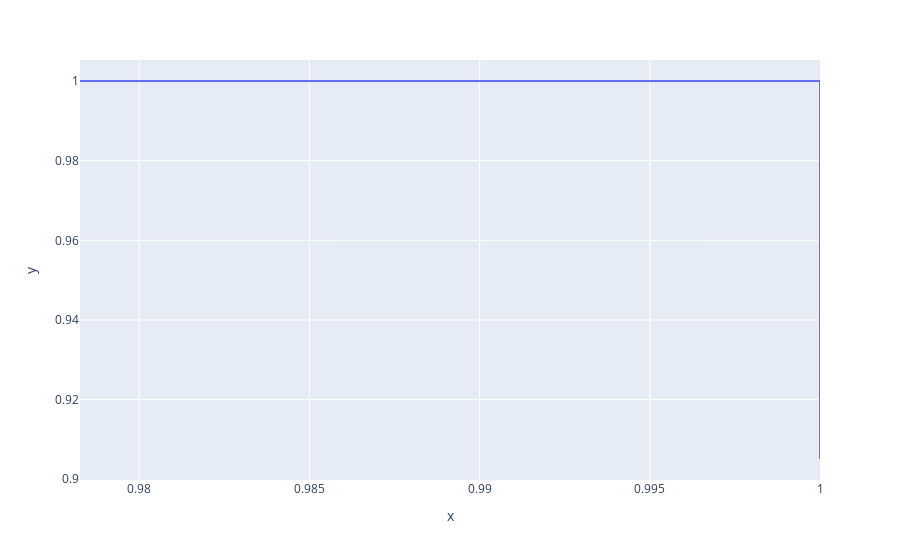

Notebook code for this chart:
### Code cell
px.line(x=a, y=b)

### Figure 1 — Plotly figure (JSON) as saved in the notebook; plotly's stock layout.template omitted (floating-point values rounded to 4 significant figures)
{"data": [{"hovertemplate": "x=%{x}<br>y=%{y}<extra></extra>", "legendgroup": "", "line": {"color": "#636efa", "dash": "solid"}, "marker": {"symbol": "circle"}, "mode": "lines", "name": "", "orientation": "v", "showlegend": false, "type": "scatter", "x": [1, 1, 0.9783, 1, 1, 1], "xaxis": "x", "y": [1, 1, 1, 1, 0.9392, 0.9051], "yaxis": "y"}], "layout": {"legend": {"tracegroupgap": 0}, "margin": {"t": 60}, "xaxis": {"anchor": "y", "domain": [0, 1], "title": {"text": "x"}}, "yaxis": {"anchor": "x", "domain": [0, 1], "title": {"text": "y"}}}}
